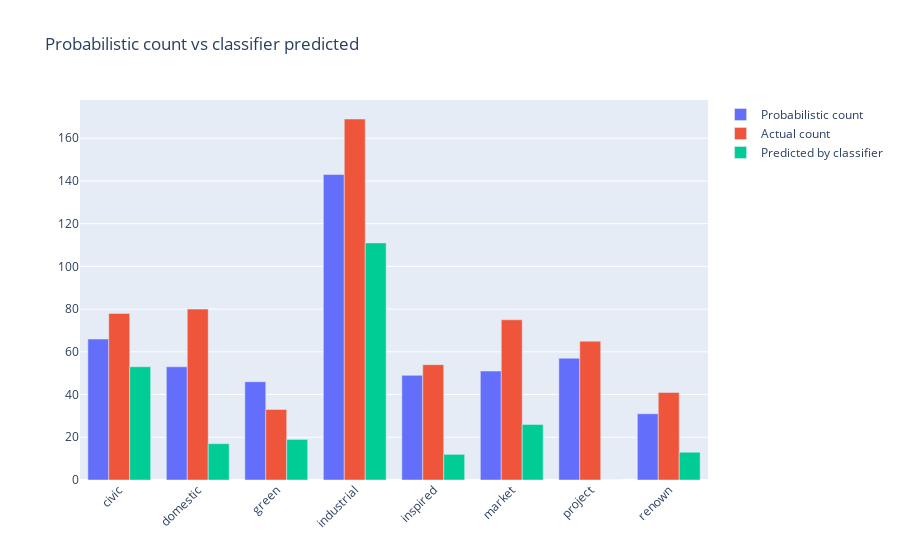
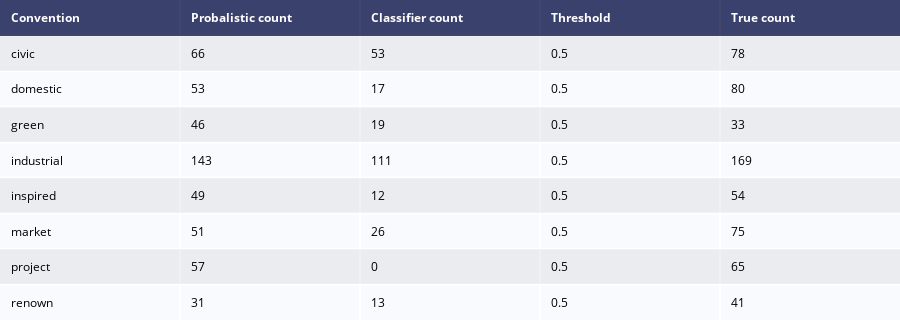

The notebook cell saved with these charts, in order:
### Markdown cell above
# Counting based on calibrated probabilistic output
note that we have two tasks:
    - "Quantification": whereby we need to determine the distribution of conventions amongst the data to be analyze (github and ss)
    - "Multi lable, multi class Classification": In order to facilitate active learning we need to 
    accurately classify the analyzed data for the purpose of auditing random samples and providing additional iterative training data

### Code cell
#move to helper-modules
def get_count_per_model(model, df, num_bins, thresholds):
    #just to remember: we are not using "conf_bin" here it is for the set confidence

    model_count = df[['text', model+'_prob_1',model+'_y_pred', model]].copy()
    model_count['prob_bin'] = pd.qcut(model_count[ model+'_prob_1'], q=num_bins, duplicates='drop')
    model_grouped_count = model_count.groupby('prob_bin')[model+'_prob_1'].count().copy()
    
    mean_prob_per_bucket = []
    occurance_per_bucket = []
    total = 0
    for x in range (len(model_grouped_count)):
        a = model_grouped_count.index.categories[x].left
        b = model_grouped_count.index.categories[x].right
        mean_prob_per_bucket.append (np.mean([a,b]))
        #Crashing for David HERE
        occurance_per_bucket.append (model_grouped_count[x])
#     print (model_grouped_count[x])
    def percentage(percent, whole):
        return (percent * whole) / 100.0
    total = 0
    for prob, occurances in zip(mean_prob_per_bucket,occurance_per_bucket ):
        total = total + percentage(prob*100,occurances)
    
    actual = "not applicable"
    try:
        counts_y_actual = model_count[model]==1
        actual = counts_y_actual.value_counts()[1]
    except:
        actual = "not applicable"
        
    counts_y_predict = model_count[model+'_y_pred']==1
    try:
        predict = counts_y_predict.value_counts()[1]
    except:
        predict = 0
    

    return actual, int(round(total)), predict, thresholds[model]

#move to helper-modules
def get_count(df_in, thresholds, num_prob_buckets = 8, actual=False ):
    plt.clf()
    predicted_prob_count = {}
    predicted_classification_count = {}
    actual_count = {}
    predicted_prob_count_list = []
    predicted_classification_count_list = []
    actual_count_list = []
    model_list = []
    thr_list = []
    thresh = thresholds
    df = pd.DataFrame (columns = ['Convention','Probalistic count','Classifier count','Threshold','True count'])
    for k in thresh: #_DLModels.keys():
        actual_cnt, prob_cnt, classif_cnt, thr = get_count_per_model(k, df_in, num_prob_buckets, thresh)
        predicted_prob_count[k] = prob_cnt
        predicted_classification_count[k] = classif_cnt
        actual_count[k] = actual_cnt
        
        predicted_prob_count_list.append(prob_cnt)
        predicted_classification_count_list.append(classif_cnt)
        actual_count_list.append(actual_cnt)
        model_list.append(k)
        thr_list.append(thr)
    my_colors = ['orange', 'green',  'red', 'pink', 'purple', 'blue', 'brown', 'black']    
    df['Probalistic count'] = predicted_prob_count_list
    df['Classifier count'] = predicted_classification_count_list
    df['True count'] = actual_count_list
    df['Convention'] = model_list
    df['Threshold'] = thr_list
    choose = []
    choose.append(predicted_prob_count [max(predicted_prob_count, key=predicted_prob_count.get)])
    choose.append(predicted_classification_count [max(predicted_classification_count, key=predicted_classification_count.get)])
    choose.append(actual_count [max(actual_count, key=actual_count.get)])
    
    

    fig = go.Figure(data=[
    go.Bar(name='Probabilistic count', x=model_list, y=predicted_prob_count_list, textposition='auto'),
    go.Bar(name='Actual count', x=model_list, y=actual_count_list, textposition='auto'),
    go.Bar(name='Predicted by classifier', x=model_list, y=predicted_classification_count_list, textposition='auto'),
    
    ] )
    # Change the bar mode
    fig.update_layout(barmode='group', xaxis_tickangle=-45, title_text='Probabilistic count vs classifier predicted' )#stack
    fig.show()
    table = ff.create_table(df)
    iplot(table, filename='Count')

    
# # we will use the default thresholds of 0.5
print ("Using calibration")
test_data_with_pred, thresh = predict(None, test_df, extended_tokenizer, _DLModels, _DLModelsIsotonicRegression)
get_count(test_data_with_pred, thresh, num_prob_buckets = 8, actual=True )

#NOTE IF WE ARE NOT USING THE CALIBRATION CAN USE CAL/TEST_DF to TEST
# print ("Not Using calibration")
# test_data_with_pred, thresh = predict(None, calibration_test_df, extended_tokenizer, _DLModels, None)
# get_count(test_data_with_pred, thresh, num_prob_buckets = 8, actual=True )

### Figure 1 — Plotly figure (JSON) as saved in the notebook; plotly's stock layout.template omitted (floating-point values rounded to 4 significant figures)
{"data": [{"name": "Probabilistic count", "textposition": "auto", "type": "bar", "x": ["civic", "domestic", "green", "industrial", "inspired", "market", "project", "renown"], "y": [66, 53, 46, 143, 49, 51, 57, 31]}, {"name": "Actual count", "textposition": "auto", "type": "bar", "x": ["civic", "domestic", "green", "industrial", "inspired", "market", "project", "renown"], "y": [78, 80, 33, 169, 54, 75, 65, 41]}, {"name": "Predicted by classifier", "textposition": "auto", "type": "bar", "x": ["civic", "domestic", "green", "industrial", "inspired", "market", "project", "renown"], "y": [53, 17, 19, 111, 12, 26, 0, 13]}], "layout": {"barmode": "group", "title": {"text": "Probabilistic count vs classifier predicted"}, "xaxis": {"tickangle": -45}}}

### Figure 2 — Plotly figure (JSON) as saved in the notebook; plotly's stock layout.template omitted (floating-point values rounded to 4 significant figures)
{"data": [{"colorscale": [[0, "#00083e"], [0.5, "#ededee"], [1, "#ffffff"]], "hoverinfo": "none", "opacity": 0.75, "showscale": false, "type": "heatmap", "z": [[0, 0, 0, 0, 0], [0.5, 0.5, 0.5, 0.5, 0.5], [1, 1, 1, 1, 1], [0.5, 0.5, 0.5, 0.5, 0.5], [1, 1, 1, 1, 1], [0.5, 0.5, 0.5, 0.5, 0.5], [1, 1, 1, 1, 1], [0.5, 0.5, 0.5, 0.5, 0.5], [1, 1, 1, 1, 1]]}], "layout": {"annotations": [{"align": "left", "font": {"color": "#ffffff"}, "showarrow": false, "text": "<b>Convention</b>", "x": -0.45, "xanchor": "left", "xref": "x", "y": 0, "yref": "y"}, {"align": "left", "font": {"color": "#ffffff"}, "showarrow": false, "text": "<b>Probalistic count</b>", "x": 0.55, "xanchor": "left", "xref": "x", "y": 0, "yref": "y"}, {"align": "left", "font": {"color": "#ffffff"}, "showarrow": false, "text": "<b>Classifier count</b>", "x": 1.55, "xanchor": "left", "xref": "x", "y": 0, "yref": "y"}, {"align": "left", "font": {"color": "#ffffff"}, "showarrow": false, "text": "<b>Threshold</b>", "x": 2.55, "xanchor": "left", "xref": "x", "y": 0, "yref": "y"}, {"align": "left", "font": {"color": "#ffffff"}, "showarrow": false, "text": "<b>True count</b>", "x": 3.55, "xanchor": "left", "xref": "x", "y": 0, "yref": "y"}, {"align": "left", "font": {"color": "#000000"}, "showarrow": false, "text": "civic", "x": -0.45, "xanchor": "left", "xref": "x", "y": 1, "yref": "y"}, {"align": "left", "font": {"color": "#000000"}, "showarrow": false, "text": "66", "x": 0.55, "xanchor": "left", "xref": "x", "y": 1, "yref": "y"}, {"align": "left", "font": {"color": "#000000"}, "showarrow": false, "text": "53", "x": 1.55, "xanchor": "left", "xref": "x", "y": 1, "yref": "y"}, {"align": "left", "font": {"color": "#000000"}, "showarrow": false, "text": "0.5", "x": 2.55, "xanchor": "left", "xref": "x", "y": 1, "yref": "y"}, {"align": "left", "font": {"color": "#000000"}, "showarrow": false, "text": "78", "x": 3.55, "xanchor": "left", "xref": "x", "y": 1, "yref": "y"}, {"align": "left", "font": {"color": "#000000"}, "showarrow": false, "text": "domestic", "x": -0.45, "xanchor": "left", "xref": "x", "y": 2, "yref": "y"}, {"align": "left", "font": {"color": "#000000"}, "showarrow": false, "text": "53", "x": 0.55, "xanchor": "left", "xref": "x", "y": 2, "yref": "y"}, {"align": "left", "font": {"color": "#000000"}, "showarrow": false, "text": "17", "x": 1.55, "xanchor": "left", "xref": "x", "y": 2, "yref": "y"}, {"align": "left", "font": {"color": "#000000"}, "showarrow": false, "text": "0.5", "x": 2.55, "xanchor": "left", "xref": "x", "y": 2, "yref": "y"}, {"align": "left", "font": {"color": "#000000"}, "showarrow": false, "text": "80", "x": 3.55, "xanchor": "left", "xref": "x", "y": 2, "yref": "y"}, {"align": "left", "font": {"color": "#000000"}, "showarrow": false, "text": "green", "x": -0.45, "xanchor": "left", "xref": "x", "y": 3, "yref": "y"}, {"align": "left", "font": {"color": "#000000"}, "showarrow": false, "text": "46", "x": 0.55, "xanchor": "left", "xref": "x", "y": 3, "yref": "y"}, {"align": "left", "font": {"color": "#000000"}, "showarrow": false, "text": "19", "x": 1.55, "xanchor": "left", "xref": "x", "y": 3, "yref": "y"}, {"align": "left", "font": {"color": "#000000"}, "showarrow": false, "text": "0.5", "x": 2.55, "xanchor": "left", "xref": "x", "y": 3, "yref": "y"}, {"align": "left", "font": {"color": "#000000"}, "showarrow": false, "text": "33", "x": 3.55, "xanchor": "left", "xref": "x", "y": 3, "yref": "y"}, {"align": "left", "font": {"color": "#000000"}, "showarrow": false, "text": "industrial", "x": -0.45, "xanchor": "left", "xref": "x", "y": 4, "yref": "y"}, {"align": "left", "font": {"color": "#000000"}, "showarrow": false, "text": "143", "x": 0.55, "xanchor": "left", "xref": "x", "y": 4, "yref": "y"}, {"align": "left", "font": {"color": "#000000"}, "showarrow": false, "text": "111", "x": 1.55, "xanchor": "left", "xref": "x", "y": 4, "yref": "y"}, {"align": "left", "font": {"color": "#000000"}, "showarrow": false, "text": "0.5", "x": 2.55, "xanchor": "left", "xref": "x", "y": 4, "yref": "y"}, {"align": "left", "font": {"color": "#000000"}, "showarrow": false, "text": "169", "x": 3.55, "xanchor": "left", "xref": "x", "y": 4, "yref": "y"}, {"align": "left", "font": {"color": "#000000"}, "showarrow": false, "text": "inspired", "x": -0.45, "xanchor": "left", "xref": "x", "y": 5, "yref": "y"}, {"align": "left", "font": {"color": "#000000"}, "showarrow": false, "text": "49", "x": 0.55, "xanchor": "left", "xref": "x", "y": 5, "yref": "y"}, {"align": "left", "font": {"color": "#000000"}, "showarrow": false, "text": "12", "x": 1.55, "xanchor": "left", "xref": "x", "y": 5, "yref": "y"}, {"align": "left", "font": {"color": "#000000"}, "showarrow": false, "text": "0.5", "x": 2.55, "xanchor": "left", "xref": "x", "y": 5, "yref": "y"}, {"align": "left", "font": {"color": "#000000"}, "showarrow": false, "text": "54", "x": 3.55, "xanchor": "left", "xref": "x", "y": 5, "yref": "y"}, {"align": "left", "font": {"color": "#000000"}, "showarrow": false, "text": "market", "x": -0.45, "xanchor": "left", "xref": "x", "y": 6, "yref": "y"}, {"align": "left", "font": {"color": "#000000"}, "showarrow": false, "text": "51", "x": 0.55, "xanchor": "left", "xref": "x", "y": 6, "yref": "y"}, {"align": "left", "font": {"color": "#000000"}, "showarrow": false, "text": "26", "x": 1.55, "xanchor": "left", "xref": "x", "y": 6, "yref": "y"}, {"align": "left", "font": {"color": "#000000"}, "showarrow": false, "text": "0.5", "x": 2.55, "xanchor": "left", "xref": "x", "y": 6, "yref": "y"}, {"align": "left", "font": {"color": "#000000"}, "showarrow": false, "text": "75", "x": 3.55, "xanchor": "left", "xref": "x", "y": 6, "yref": "y"}, {"align": "left", "font": {"color": "#000000"}, "showarrow": false, "text": "project", "x": -0.45, "xanchor": "left", "xref": "x", "y": 7, "yref": "y"}, {"align": "left", "font": {"color": "#000000"}, "showarrow": false, "text": "57", "x": 0.55, "xanchor": "left", "xref": "x", "y": 7, "yref": "y"}, {"align": "left", "font": {"color": "#000000"}, "showarrow": false, "text": "0", "x": 1.55, "xanchor": "left", "xref": "x", "y": 7, "yref": "y"}, {"align": "left", "font": {"color": "#000000"}, "showarrow": false, "text": "0.5", "x": 2.55, "xanchor": "left", "xref": "x", "y": 7, "yref": "y"}, {"align": "left", "font": {"color": "#000000"}, "showarrow": false, "text": "65", "x": 3.55, "xanchor": "left", "xref": "x", "y": 7, "yref": "y"}, {"align": "left", "font": {"color": "#000000"}, "showarrow": false, "text": "renown", "x": -0.45, "xanchor": "left", "xref": "x", "y": 8, "yref": "y"}, {"align": "left", "font": {"color": "#000000"}, "showarrow": false, "text": "31", "x": 0.55, "xanchor": "left", "xref": "x", "y": 8, "yref": "y"}, {"align": "left", "font": {"color": "#000000"}, "showarrow": false, "text": "13", "x": 1.55, "xanchor": "left", "xref": "x", "y": 8, "yref": "y"}, {"align": "left", "font": {"color": "#000000"}, "showarrow": false, "text": "0.5", "x": 2.55, "xanchor": "left", "xref": "x", "y": 8, "yref": "y"}, {"align": "left", "font": {"color": "#000000"}, "showarrow": false, "text": "41", "x": 3.55, "xanchor": "left", "xref": "x", "y": 8, "yref": "y"}], "height": 320, "margin": {"b": 0, "l": 0, "r": 0, "t": 0}, "xaxis": {"dtick": 1, "gridwidth": 2, "showticklabels": false, "tick0": -0.5, "ticks": "", "zeroline": false}, "yaxis": {"autorange": "reversed", "dtick": 1, "gridwidth": 2, "showticklabels": false, "tick0": 0.5, "ticks": "", "zeroline": false}}}
